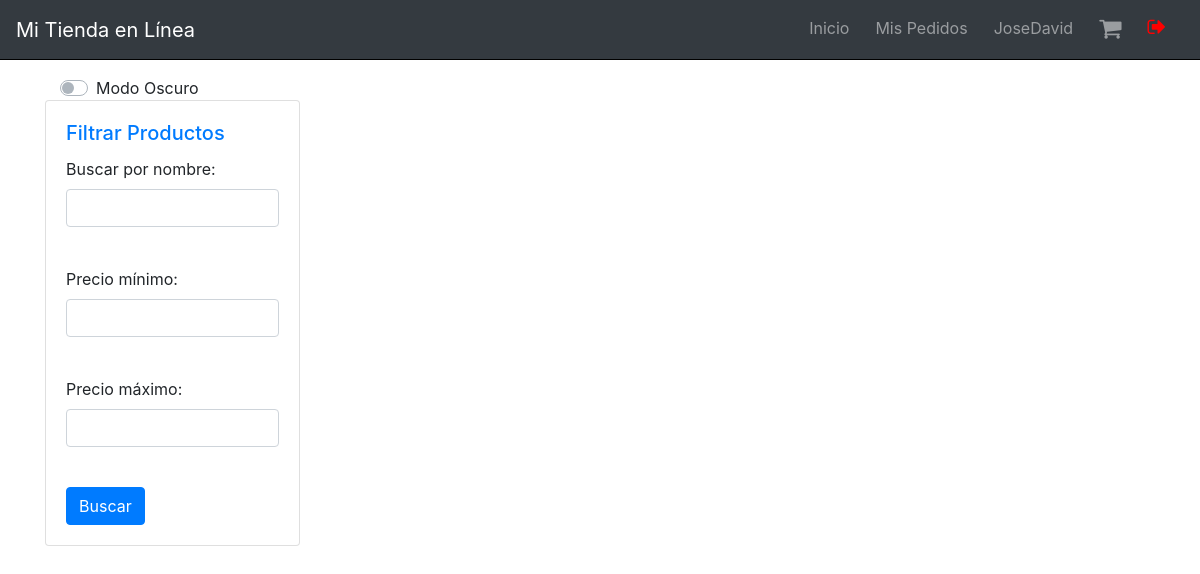
The app's page /Program/View/index.php (signed in), older data.
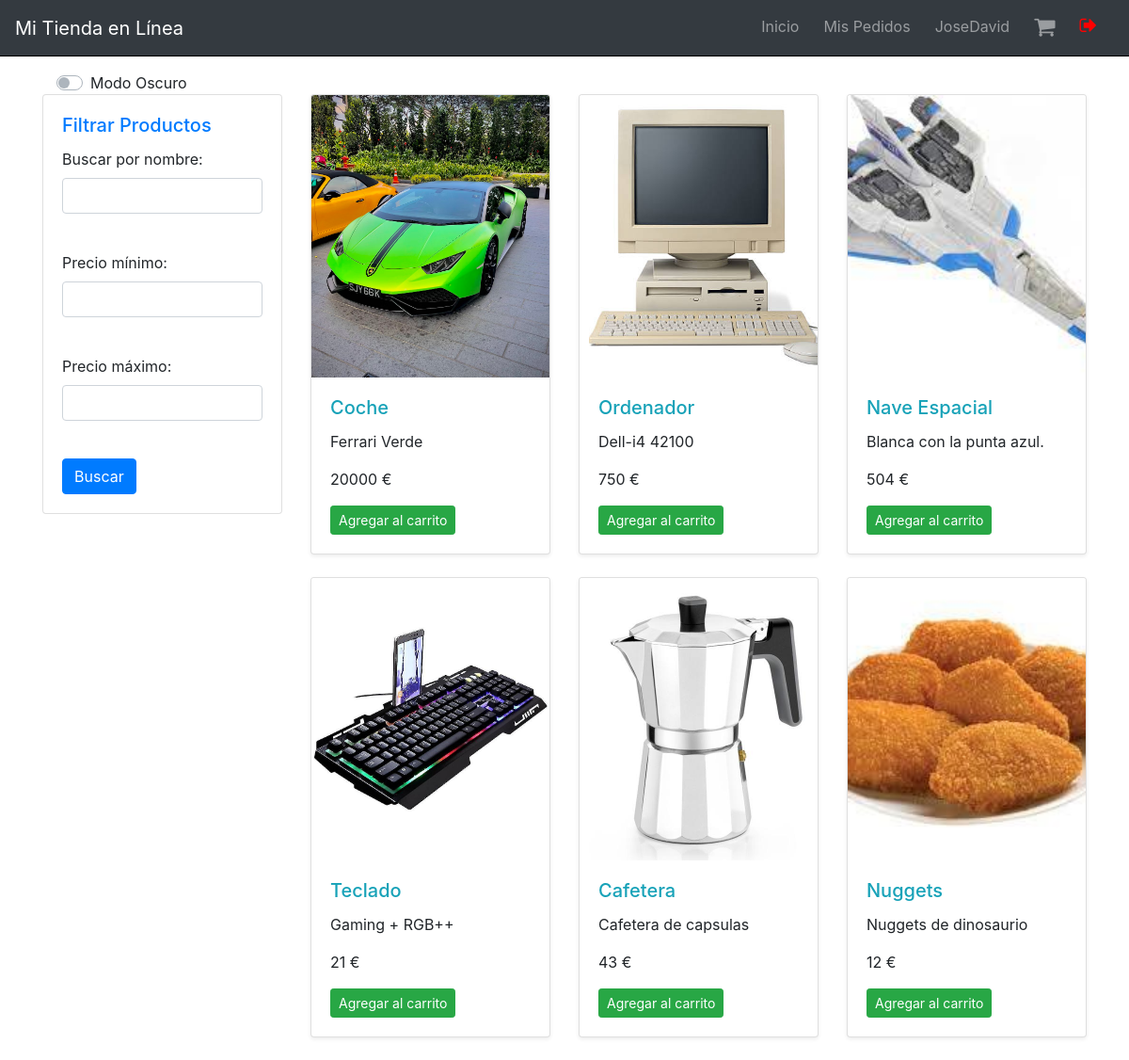
The same page, newer data.
### tables this page shows
CREATE TABLE `productos` (
  `id_producto` int(11) NOT NULL,
  `nombre_producto` varchar(100) NOT NULL,
  `descripcion` text DEFAULT NULL,
  `precio` decimal(10,2) NOT NULL,
  `url_imagen` varchar(255) DEFAULT NULL
);

### Program/DataAccess/ProductosDAO.php (called while the page is built, shortened)
<?php
function devolver_productos($fNombre = null, $fMaxP = null, $fMinP = null)
{
    $conexion = Conexion();
    try {
        $query = "SELECT * FROM productos";
        $params = array();
        $consulta = $conexion->prepare($query);
        $consulta->execute();
        return $consulta;
    } catch (PDOException $e) {
        die("Error al ejecutar la consulta: " . $e->getMessage());
    }
}

### Program/Business/ProductClass.php (called while the page is built, shortened)
<?php
require_once '../DataAccess/ProductosDAO.php';
class Product
{
    public function getName()
    {
        return $this->product_name;
    }
    public function getDescription()
    {
        return $this->description;
    }
    public function getPrice()
    {
        return $this->price;
    }
    public function getUrlImagen(){
        return $this->url_imagen;
    }
}
function arrayClass($fNombre = null, $fMaxP = null, $fMinP = null)
{
    $consulta = devolver_productos($fNombre, $fMaxP, $fMinP);
    $listProductoClases = [];
    while ($registro = $consulta->fetch()) {
        $product = new Product($registro['id_producto'], $registro['nombre_producto'], $registro['descripcion'], $registro['precio'],1, $registro['url_imagen']);
        array_push($listProductoClases, $product);
    }
    return $listProductoClases;
}

### Program/View/Index.php (the view, shortened to what this page needs)
<?php
require_once '../Business/ProductClass.php';
$listado = arrayClass(
    isset($_GET['nombre']) ? $_GET['nombre'] : null,
    isset($_GET['precio_max']) ? $_GET['precio_max'] : null,
    isset($_GET['precio_min']) ? $_GET['precio_min'] : null
);
$modoOscuroCookie = isset($_COOKIE['modo_oscuro']) ? $_COOKIE['modo_oscuro'] : 'false';
?>
<!DOCTYPE html>
<html lang="es">
<head>
    <link rel="stylesheet" href="resources/css/index.css">
    <link rel="stylesheet" href="https://stackpath.bootstrapcdn.com/bootstrap/4.3.1/css/bootstrap.min.css">
    <link rel="stylesheet" href="https://cdnjs.cloudflare.com/ajax/libs/font-awesome/4.7.0/css/font-awesome.min.css">
</head>
<body class="<?php echo $modoOscuroCookie === 'true' ? 'dark-mode' : ''; ?>">
    <?php include 'navbar.inc'; ?>
    <div class="container mt-3">
        <div class="col-md-3 ">
            <div class="custom-control custom-switch">
                <label class="custom-control-label" for="modoOscuroSwitch">Modo Oscuro</label>
            </div>
        </div>
        <div class="row">
            <div class="col-md-3 sticky-sidebar top">
                <div class="card mb-4">
                    <div class="card-body">
                        <h5 class="card-title text-primary">Filtrar Productos</h5>
                        <form method="get">
                            <div class="form-group">
                                <label for="nombre">Buscar por nombre:</label>
                                <input type="text" name="nombre" id="nombre" value="<?php echo isset($_GET['nombre']) ? htmlspecialchars($_GET['nombre']) : ''; ?>" class="form-control">
                            </div>
                            <br>
                            <div class="form-group">
                                <label for="precio_min">Precio mínimo:</label>
                                <input type="number" name="precio_min" id="precio_min" value="<?php echo isset($_GET['precio_min']) ? htmlspecialchars($_GET['precio_min']) : ''; ?>" class="form-control">
                            </div>
                            <br>
                            <div class="form-group">
                                <label for="precio_max">Precio máximo:</label>
                                <input type="number" name="precio_max" id="precio_max" value="<?php echo isset($_GET['precio_max']) ? htmlspecialchars($_GET['precio_max']) : ''; ?>" class="form-control">
                            </div>
                            <br>
                            <input type="submit" value="Buscar" class="btn btn-primary">
                        </form>
                    </div>
                </div>
            </div>
            <div class="col-md-9">
                <div class="row">
                    <?php foreach ($listado as $item) { ?>
                        <div class='col-md-4'>
                            <div class='card mb-4 shadow-sm'>
                                <img src='resources/imgs/<?php echo $item->getUrlImagen() ?>' class='card-img-top' alt='...' style='object-fit: cover; height: 300px;'>
                                <div class='card-body'>
                                    <h5 class='card-title text-info'><?php echo $item->getName(); ?></h5>
                                    <p class='card-text'><?php echo $item->getDescription(); ?></p>
                                    <p class='card-text font-weigth-bold'><?php echo $item->getPrice(); ?> €</p>
                                    <div class='d-flex justify-content-between align-items-center'>
                                        <div class='btn-group'>
                                            <?php
                                            if (!isset($_SESSION['usu_nombre'])) {
                                                echo "<a class='btn btn-sm btn-danger' href=\"login.php\">Agregar al carrito</a>";
                                            } else {
                                                echo "<a class='btn btn-sm btn-success agregarAlCarrito' href='#' data-product='" . urlencode(json_encode($item)) . "'>Agregar al carrito</a>";
                                            }
                                            ?>
                                        </div>
                                    </div>
                                </div>
                            </div>
                        </div>
                    <?php } ?>
                </div>
            </div>
        </div>
    </div>
</body>
</html>

### Program/View/navbar.inc (shortened to what this page needs)
<nav class="navbar navbar-expand-lg navbar-dark bg-dark">
    <a class="navbar-brand" href="#">Mi Tienda en Línea</a>
    <div class="collapse navbar-collapse" id="navbarNav">
        <ul class="navbar-nav ml-auto">
            <li class="nav-item">
                <a class="nav-link" href="index.php">Inicio</a>
            </li>
             <li class="nav-item">
                <a class="nav-link" href="verpedidos.php">Mis Pedidos</a>
            </li>
            <?php
            if (!isset($_SESSION['usu_nombre'])) {
                echo "<li class=\"nav-item\"><a class=\"nav-link\" href=\"login.php\">Log In</a></li>";
                echo "<li class=\"nav-item\"><a class=\"nav-link\" href=\"registro.php\">Registro</a></li>";
            } else {
                echo "<li class=\"nav-item\"><span class=\"nav-link\">" . $_SESSION['usu_nombre'] . "</span></li>";
            }
            ?>
            <li class="nav-item">
                <a class="nav-link" href="../View/vercarrito.php"><i class="fa fa-shopping-cart" style="font-size:24px"></i></a>
            </li>
            <li class="nav-item">
                <a class="nav-link" href="../View/logout.php">
                    <i class="fa fa-sign-out" style="font-size:20px;color:red"></i>
                </a>
            </li>
        </ul>
    </div>
</nav>

### Program/View/resources/css/index.css (style rules this page uses)
body { transition: background-color; }
body:not(.dark-mode) .navbar { border-bottom: 1px solid #000; }

### Program/View/navbar.inc (style rules this page uses)
.navbar-nav>li { margin-right: 10px; }

Row changes from the older to the newer data that the page shows:
added productos: url_imagen (picture), nombre_producto "Coche", descripcion "Ferrari Verde", Price "20000"
added productos: url_imagen (picture), nombre_producto "Ordenador", descripcion "Dell-i4 42100", Price "750"
added productos: url_imagen (picture), nombre_producto "Nave Espacial", descripcion "Blanca con la punta azul.", Price "504"
added productos: url_imagen (picture), nombre_producto "Teclado", descripcion "Gaming + RGB++", Price "21"
added productos: url_imagen (picture), nombre_producto "Cafetera", descripcion "Cafetera de capsulas", Price "43"
added productos: url_imagen (picture), nombre_producto "Nuggets", descripcion "Nuggets de dinosaurio", Price "12"
